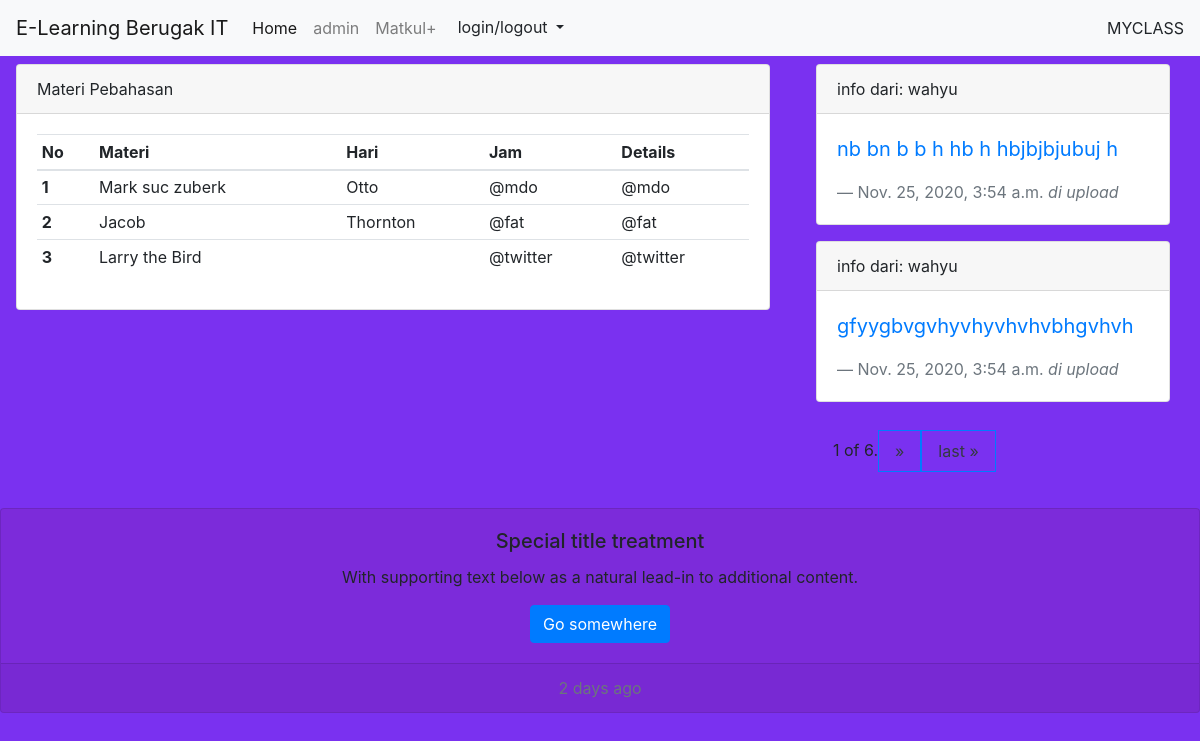
The page / on the database its author committed.
### tiapp/models.py (models this page shows, shortened)
class Info(models.Model):
      content=models.TextField()
      user=models.CharField(max_length=30,null=True)
      date = models.DateTimeField(auto_now_add=True,null=True)

### tiapp/views.py (the view)
# urls.py: path('', views.index, name='index'),
def index(request):
    dat=Info.objects.order_by('-id')
    paginator = Paginator(dat, 2)
    page_number = request.GET.get('page')
    page = paginator.get_page(page_number)
    return render(request, 'tiapp/index.html',{'page':page})

### tiapp/templates/tiapp/index.html (shortened to what this page needs)
{% extends 'base.html' %}
{% block content %}
    <div class="row mt-5" style=" min-height: 400px; width: 100%;">
        <div class="col-md-8 mt-3 ">
            <div class="card ml-3" style="min-width: 330px;">
                <div class="card-header">
                  Materi Pebahasan
                </div>
                <div class="card-body">
                    <table class="table table-sm">
                        <thead>
                          <tr>
                            <th scope="col">No</th>
                            <th scope="col">Materi</th>
                            <th scope="col">Hari</th>
                            <th scope="col">Jam</th>
                            <th scope="col">Details</th>
                          </tr>
                        </thead>
                        <tbody>
                          <tr>
                            <th scope="row">1</th>
                            <td>Mark suc zuberk</td>
                            <td>Otto</td>
                            <td>@mdo</td>
                            <td>@mdo</td>
                          </tr>
                          <tr>
                            <th scope="row">2</th>
                            <td>Jacob</td>
                            <td>Thornton</td>
                            <td>@fat</td>
                            <td>@fat</td>
                          </tr>
                          <tr>
                            <th scope="row">3</th>
                            <td colspan="2">Larry the Bird</td>
                            <td>@twitter</td>
                            <td>@twitter</td>
                          </tr>
                        </tbody>
                      </table>
                  </div>
              </div>
        </div>
       <div class="col-md-4  mb-3" style="">
       {% for dat in page %}
        <div class="card ml-3 mb-2 mt-3" style="min-width: 330px;">
            <div class="card-header">
              info dari: {{dat.user}}
            </div>
            <div class="card-body">
                <blockquote class="blockquote mb-0">
                  <p class="text-primary">{{dat.content}}</p>
                  <footer class="blockquote-footer">{{dat.date}}<cite title="Source Title"> di upload</cite></footer>
                </blockquote>
              </div>
          </div>
       {% endfor %}
              <div class="pagination card-body ml-5">
                <span class="step-links">
                  <div class="row">
                    <span class=" mt-2">
                        {{ page.number }} of {{ page.paginator.num_pages }}.
                    </span>
                    {% if page.has_next %}
                        <a class="nav-link border border-primary text-dark" href="?page={{ page.next_page_number }}">&raquo;</a>
                        <a class="nav-link border border-primary text-dark" href="?page={{ page.paginator.num_pages }}">last &raquo;</a>
                    {% endif %}
                  </div>
                </span>
              </div>
       </div>
    </div>
{% endblock %}

### templates/base.html (shortened to what this page needs)
{% load static %}
<!DOCTYPE html>
<html lang="en">
<head>
  <link rel="stylesheet" href="{% static 'css/bootstrap.min.css' %}">
</head>
<body>
  <nav class="navbar navbar-expand-lg navbar-light bg-light fixed-top">
    <a class="navbar-brand" href="#">E-Learning Berugak IT</a>
    <div class="collapse navbar-collapse" id="navbarSupportedContent">
      <ul class="navbar-nav mr-auto">
        <li class="nav-item active">
          <a class="nav-link" href="{% url 'index' %}">Home <span class="sr-only">(current)</span></a>
        </li>
        <li class="nav-item">
          <a class="nav-link" href="{% url 'admin' %}">admin</a>
        </li>
        <li class="nav-item">
          <a class="nav-link" href="{% url 'tambah' %}">Matkul+</a>
        </li>
        <li>
          <div class="dropdown">
            <button class="btn dropdown-toggle" type="button" id="dropdownMenuButton" data-toggle="dropdown" aria-haspopup="true" aria-expanded="false">
              login/logout
            </button>
          </div>
        </li>
      </ul>
      <form class="form-inline my-2 my-lg-0">
        MYCLASS
      </form>
    </div>
  </nav>
    {% block content %}
    {% endblock %}
  <div class="card text-center" style="width: 100%; background-color: rgb(124, 43, 218);">
    <div class="card-body">
      <h5 class="card-title">Special title treatment</h5>
      <p class="card-text">With supporting text below as a natural lead-in to additional content.</p>
      <a href="#" class="btn btn-primary">Go somewhere</a>
    </div>
    <div class="card-footer text-muted">
      2 days ago
    </div>
  </div>
</body>
</html>

### templates/base.html (style rules this page uses)
body { background-color: rgb(122, 49, 240); }

### rows shown on the page
Info: user "wahyu", content "nb bn b b h hb h hbjbjbjubuj h", date "Nov. 25, 2020, 3:54 a.m."
Info: user "wahyu", content "gfyygbvgvhyvhyvhvhvbhgvhvh", date "Nov. 25, 2020, 3:54 a.m."

### other values the page prints
{{ page.number }} "1"
{{ page.paginator.num_pages }} "6"
